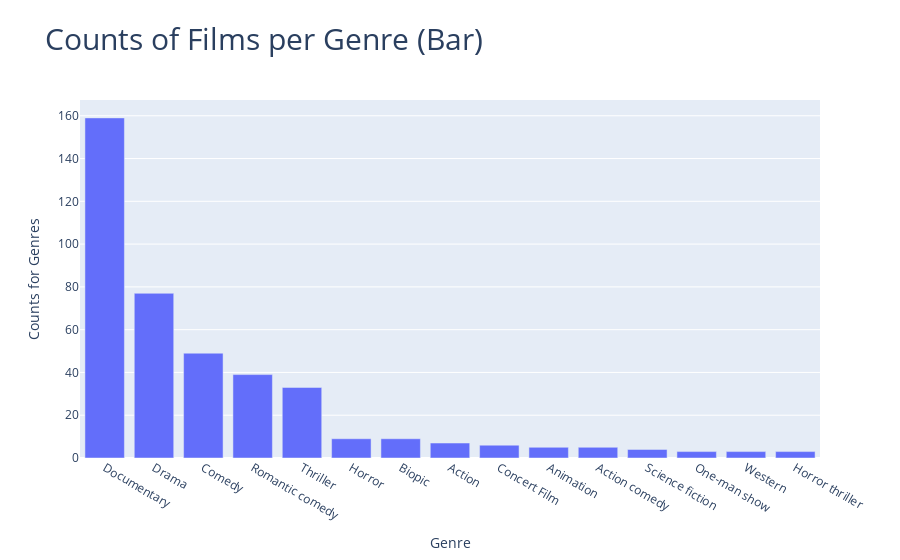

This figure's notebook cell:
### Markdown cell above
### Results and Insights for Question 3

##### The top 3 most frequently produced Netflix Originals Genres are: 
1. Documentaries (159 films)
2. Dramas (77 films)
3. Comedies (49 films). 

##### There were also many genres in which only a single Netflix Originals was produced listed in our dataset; these were: 
- Romance Drama
- Fantasy
- Superhero Comedy
- Christmas Musical
- Mentalism Special
- Horror Anthology
- Historical-Epic
- Sports Film
- Stop Motion
- Heist
- Political Thriller

### Code cell
# plot the bar chart for all genres that contain more than 3 movies
df_value_counts = df_value_counts[(df_value_counts['Counts for Genres'] > 2 )]
fig = px.bar(df_value_counts, x='Genre', y='Counts for Genres', title = "Counts of Films per Genre (Bar)")
fig.update_layout(title_font_size = 30)
fig.show()

### Figure 1 — Plotly figure (JSON) as saved in the notebook; plotly's stock layout.template omitted (floating-point values rounded to 4 significant figures)
{"data": [{"alignmentgroup": "True", "hovertemplate": "Genre=%{x}<br>Counts for Genres=%{y}<extra></extra>", "legendgroup": "", "marker": {"color": "#636efa"}, "name": "", "offsetgroup": "", "orientation": "v", "showlegend": false, "textposition": "auto", "type": "bar", "x": ["Documentary", "Drama", "Comedy", "Romantic comedy", "Thriller", "Horror", "Biopic", "Action", "Concert Film", "Animation", "Action comedy", "Science fiction", "One-man show", "Western", "Horror thriller"], "xaxis": "x", "y": [159, 77, 49, 39, 33, 9, 9, 7, 6, 5, 5, 4, 3, 3, 3], "yaxis": "y"}], "layout": {"autosize": true, "barmode": "relative", "legend": {"tracegroupgap": 0}, "title": {"font": {"size": 30}, "text": "Counts of Films per Genre (Bar)"}, "xaxis": {"anchor": "y", "autorange": true, "domain": [0, 1], "range": [-0.5, 14.5], "title": {"text": "Genre"}, "type": "category"}, "yaxis": {"anchor": "x", "autorange": true, "domain": [0, 1], "range": [0, 167.4], "title": {"text": "Counts for Genres"}, "type": "linear"}}}
